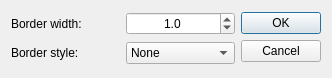
<?xml version="1.0" encoding="UTF-8"?>
<ui version="4.0">
 <class>CTableAppreance</class>
 <widget class="QDialog" name="CTableAppreance">
  <property name="geometry">
   <rect>
    <x>0</x>
    <y>0</y>
    <width>332</width>
    <height>78</height>
   </rect>
  </property>
  <property name="windowTitle">
   <string>Dialog</string>
  </property>
  <layout class="QGridLayout" name="gridLayout">
   <item row="0" column="0">
    <widget class="QLabel" name="label">
     <property name="text">
      <string>Border width: </string>
     </property>
    </widget>
   </item>
   <item row="0" column="1">
    <widget class="QDoubleSpinBox" name="border_width">
     <property name="alignment">
      <set>Qt::AlignCenter</set>
     </property>
     <property name="decimals">
      <number>1</number>
     </property>
     <property name="maximum">
      <double>10.000000000000000</double>
     </property>
     <property name="singleStep">
      <double>0.050000000000000</double>
     </property>
     <property name="value">
      <double>1.000000000000000</double>
     </property>
    </widget>
   </item>
   <item row="0" column="2" rowspan="2">
    <widget class="QDialogButtonBox" name="buttonBox">
     <property name="orientation">
      <enum>Qt::Vertical</enum>
     </property>
     <property name="standardButtons">
      <set>QDialogButtonBox::Cancel|QDialogButtonBox::Ok</set>
     </property>
    </widget>
   </item>
   <item row="1" column="0">
    <widget class="QLabel" name="label_2">
     <property name="text">
      <string>Border style: </string>
     </property>
    </widget>
   </item>
   <item row="1" column="1">
    <widget class="QComboBox" name="border_style">
     <item>
      <property name="text">
       <string>None</string>
      </property>
     </item>
     <item>
      <property name="text">
       <string>Dotted</string>
      </property>
     </item>
     <item>
      <property name="text">
       <string>Dashed</string>
      </property>
     </item>
     <item>
      <property name="text">
       <string>Solid</string>
      </property>
     </item>
     <item>
      <property name="text">
       <string>Double</string>
      </property>
     </item>
     <item>
      <property name="text">
       <string>Dot-dash</string>
      </property>
     </item>
     <item>
      <property name="text">
       <string>Dot-dot-dash</string>
      </property>
     </item>
     <item>
      <property name="text">
       <string>Groove</string>
      </property>
     </item>
     <item>
      <property name="text">
       <string>Ridge</string>
      </property>
     </item>
     <item>
      <property name="text">
       <string>Inset</string>
      </property>
     </item>
     <item>
      <property name="text">
       <string>Outset</string>
      </property>
     </item>
    </widget>
   </item>
  </layout>
 </widget>
 <resources/>
 <connections>
  <connection>
   <sender>buttonBox</sender>
   <signal>accepted()</signal>
   <receiver>CTableAppreance</receiver>
   <slot>accept()</slot>
   <hints>
    <hint type="sourcelabel">
     <x>248</x>
     <y>254</y>
    </hint>
    <hint type="destinationlabel">
     <x>157</x>
     <y>274</y>
    </hint>
   </hints>
  </connection>
  <connection>
   <sender>buttonBox</sender>
   <signal>rejected()</signal>
   <receiver>CTableAppreance</receiver>
   <slot>reject()</slot>
   <hints>
    <hint type="sourcelabel">
     <x>316</x>
     <y>260</y>
    </hint>
    <hint type="destinationlabel">
     <x>286</x>
     <y>274</y>
    </hint>
   </hints>
  </connection>
 </connections>
</ui>
